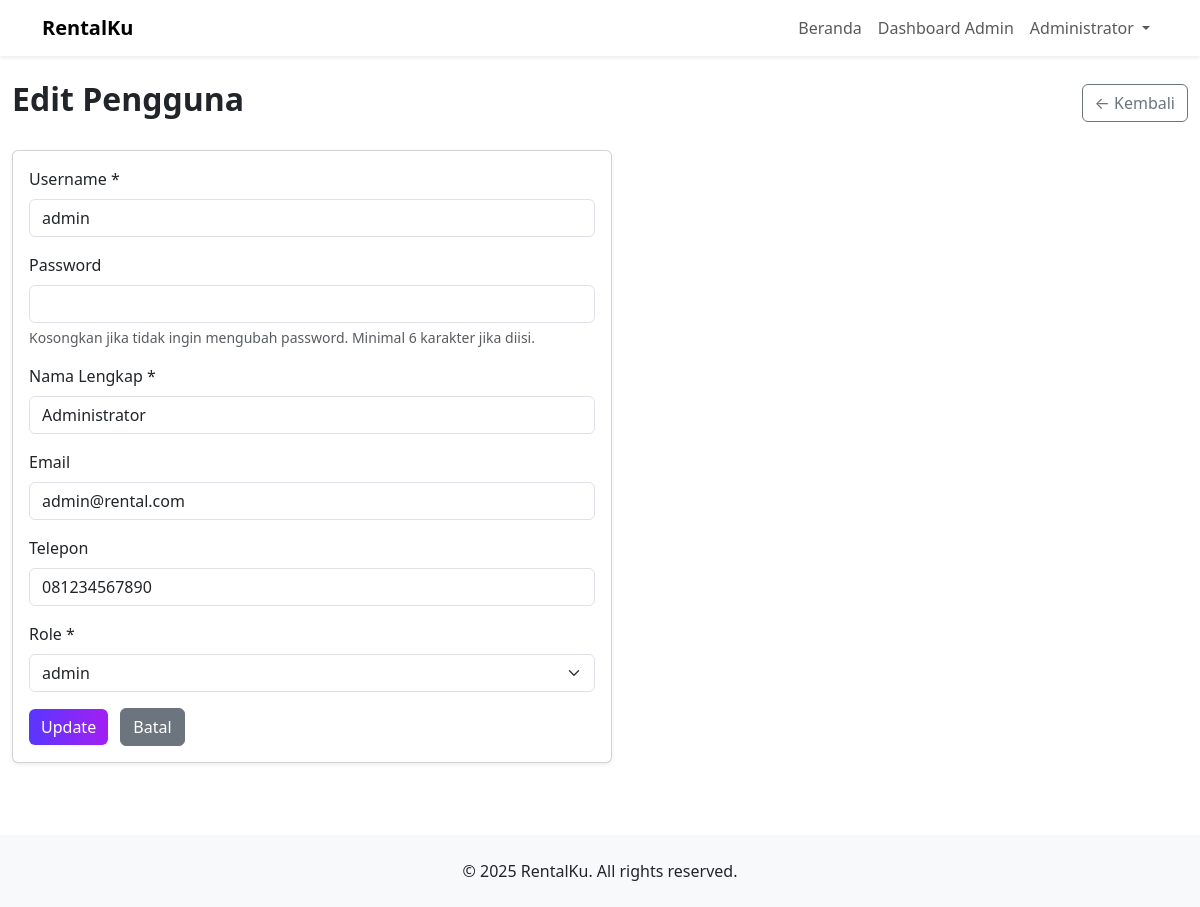
/src/admin/users/edit.php?id=1 (signed in), run on the app's committed database.
### tables this page shows
CREATE TABLE users (
    id         INT UNSIGNED AUTO_INCREMENT PRIMARY KEY,
    username   VARCHAR(50)  NOT NULL UNIQUE,
    password   VARCHAR(255) NOT NULL,
    full_name  VARCHAR(100) NOT NULL,
    email      VARCHAR(100),
    phone      VARCHAR(20),
    role_id    INT UNSIGNED NOT NULL,
    created_at TIMESTAMP DEFAULT CURRENT_TIMESTAMP,
    CONSTRAINT fk_users_roles
      FOREIGN KEY (role_id) REFERENCES roles(id)
      ON UPDATE CASCADE ON DELETE RESTRICT
);

CREATE TABLE roles (
    id        INT UNSIGNED AUTO_INCREMENT PRIMARY KEY,
    role_name VARCHAR(50) NOT NULL UNIQUE
);

### src/includes/functions.php (called while the page is built, shortened)
<?php
function h(string $str): string
{
    return htmlspecialchars($str, ENT_QUOTES, 'UTF-8');
}

### src/admin/users/edit.php (the view, shortened to what this page needs)
<?php
require_once __DIR__.'/../../includes/db.php';
require_once __DIR__.'/../../includes/functions.php';
$id = $_GET['id'] ?? 0;
$user = $pdo->prepare("SELECT * FROM users WHERE id = ?");
$user->execute([$id]);
$data = $user->fetch();
$roles = $pdo->query("SELECT * FROM roles")->fetchAll();
include_once __DIR__.'/../../includes/header.php';
?>
<div class="container-fluid py-4">
    <div class="d-flex justify-content-between align-items-center mb-4">
        <h2 class="fw-bold">Edit Pengguna</h2>
        <a href="index.php" class="btn btn-outline-secondary">← Kembali</a>
    </div>
    <div class="card shadow-sm" style="max-width:600px">
        <div class="card-body">
            <form method="POST" action="">
                <div class="mb-3">
                    <label class="form-label">Username *</label>
                    <input name="username" type="text" class="form-control" value="<?= h($_POST['username'] ?? $data['username']) ?>" required>
                </div>
                <div class="mb-3">
                    <label class="form-label">Password</label>
                    <input name="password" type="password" class="form-control" minlength="6">
                    <div class="form-text">Kosongkan jika tidak ingin mengubah password. Minimal 6 karakter jika diisi.</div>
                </div>
                <div class="mb-3">
                    <label class="form-label">Nama Lengkap *</label>
                    <input name="full_name" type="text" class="form-control" value="<?= h($_POST['full_name'] ?? $data['full_name']) ?>" required>
                </div>
                <div class="mb-3">
                    <label class="form-label">Email</label>
                    <input name="email" type="email" class="form-control" value="<?= h($_POST['email'] ?? $data['email']) ?>">
                </div>
                <div class="mb-3">
                    <label class="form-label">Telepon</label>
                    <input name="phone" type="text" class="form-control" value="<?= h($_POST['phone'] ?? $data['phone']) ?>">
                </div>
                <div class="mb-3">
                    <label class="form-label">Role *</label>
                    <select name="role_id" class="form-select" required>
                        <?php foreach ($roles as $r): ?>
                            <option value="<?= $r['id'] ?>" <?= (($_POST['role_id'] ?? $data['role_id']) == $r['id']) ? 'selected' : '' ?>>
                                <?= h($r['role_name']) ?>
                            </option>
                        <?php endforeach; ?>
                    </select>
                </div>
                <button type="submit" class="btn btn-gradient">Update</button>
                <a href="index.php" class="btn btn-secondary ms-2">Batal</a>
            </form>
        </div>
    </div>
</div>
<?php include_once __DIR__.'/../../includes/footer.php'; ?>

### src/assets/css/style.css (style rules this page uses)
.text-gradient, .btn-gradient { background: linear-gradient(90deg, #5936ff, #a31ff3); background-clip: text; -webkit-background-clip: text; color: transparent; -webkit-text-fill-color: transparent; }
.btn-gradient { background: linear-gradient(90deg, #5936ff, #a31ff3) !important; color: #fff; -webkit-text-fill-color: #fff; border: none; }
::placeholder { color: #999; font-style: italic; }

### data on the page
users: username "admin", full_name "Administrator", email "admin@rental.com", phone "081234567890", role_id "admin"

### other printed values
$_SESSION['user']['name'] "Administrator"
